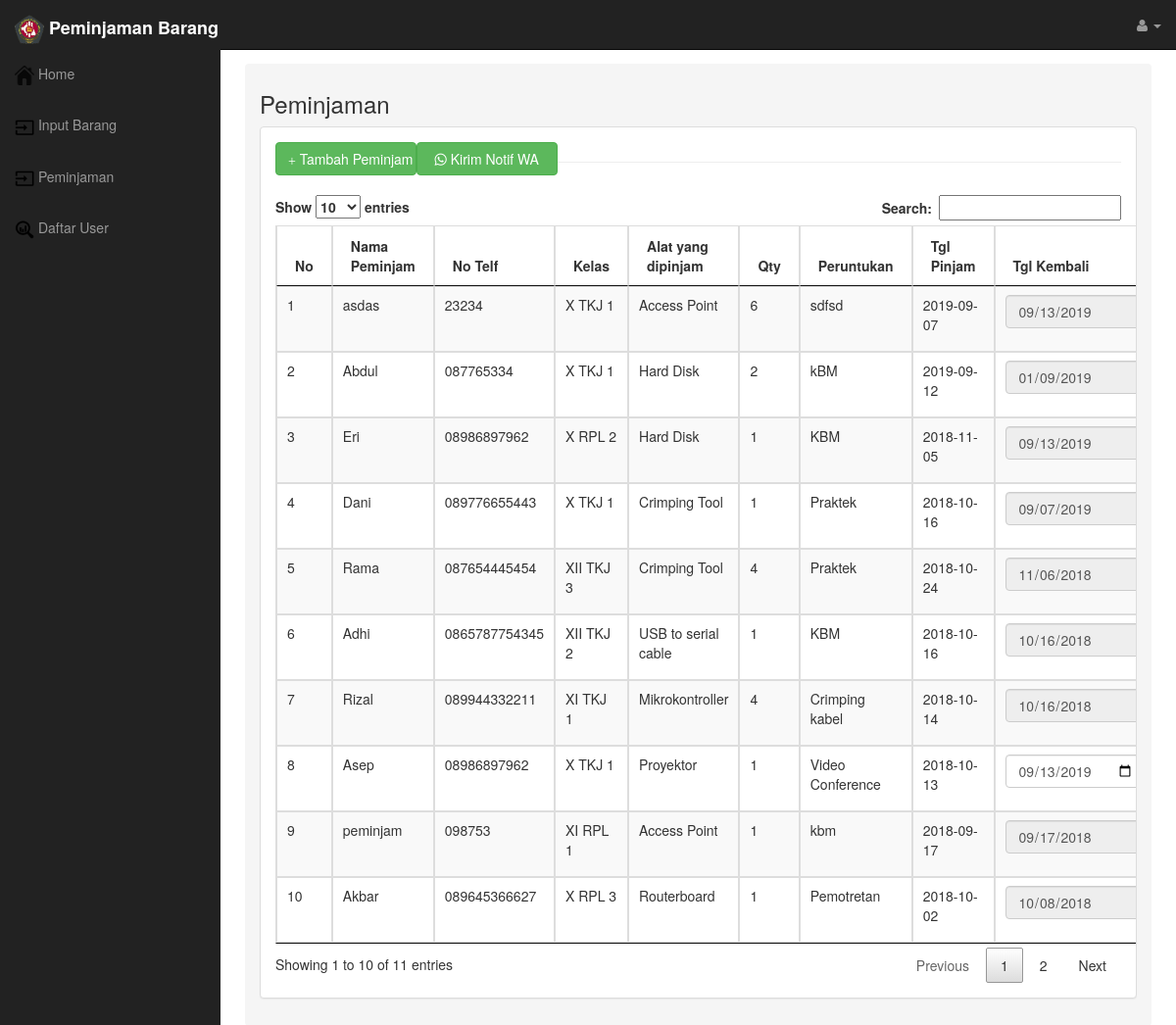
/aplication.php?page=peminjaman, run on the app's committed database.
### tables this page shows
CREATE TABLE `peminjaman` (
  `id_peminjam` int(4) NOT NULL,
  `namapeminjam` varchar(30) NOT NULL,
  `kelas` varchar(11) NOT NULL,
  `no_tlp` varchar(13) NOT NULL,
  `id_barang` int(11) NOT NULL,
  `qty` int(11) NOT NULL,
  `peruntukkan` varchar(30) NOT NULL,
  `tgl_pinjam` date NOT NULL,
  `tgl_kembali` date NOT NULL
);

CREATE TABLE `barang` (
  `id_barang` int(4) NOT NULL,
  `namabarang` varchar(60) NOT NULL,
  `spec` varchar(60) NOT NULL,
  `qty` varchar(11) NOT NULL,
  `no_lemari` varchar(10) NOT NULL
);

### Model/Inventory.php (called while the page is built, shortened)
<?php
	include "Database.php";
	class Inventory {
		public function getIsibarang($id_barang) {
			$db = new Database();
			$dbConnect = $db->connect();
			$sql = "SELECT * FROM barang where id_barang = '{$id_barang}'";
			$data = $dbConnect->query($sql);
			return $data->fetch_array();
		}
		public function getPeminjaman() {
			$db = new Database();
			$dbConnect = $db->connect();
			$sql = "SELECT * FROM peminjaman order by id_peminjam DESC";
			$data = $dbConnect->query($sql);
			return $data;
		}
	}
?>

### Model/Database.php (called while the page is built)
<?php
	class Database {
		private $conn;
		public function connect() {
			$this->conn = new mysqli("localhost", "root", "", "db_inventory");
			return $this->conn;
		}
		public function close() {
			return $this->conn->close();
		}
	}
?>

### Pages/peminjaman.php (the view, shortened to what this page needs)
<?php
	include "Model/inventory.php";
	$inventory = new Inventory();
?>
<h3>Peminjaman</h3>
						<div class="panel panel-default">
                            <div class="panel-body" style=" overflow-y: scroll;">
                                <button style="margin-bottom:20px" data-toggle="modal" data-target="#tambah" class="btn btn-success col-md-2"><span class="glyphicon glyphicon-plus"></span> Tambah Peminjam</button>
                                <a href="Controllers/Api/WhatsappApi.php" style="margin-bottom:20px; "  class="btn btn-success col-md-2"><span class="fab fa-whatsapp"></span> Kirim Notif WA </a>
                                <div class="dataTable_wrapper ">
                                	<table id="example" class="table datatable-save-state  table-striped table-bordered table-hover" >
                                		<thead>
									<tr>
										<th>No</th>
										<th>Nama Peminjam</th>
										<th>No Telf</th>
										<th>Kelas</th>
										<th>Alat yang dipinjam</th>
										<th>Qty</th>
										<th>Peruntukan</th>
										<th>Tgl Pinjam</th>
										<th>Tgl Kembali</th>
									</tr>
								</thead>
									<tbody>
								</div>
							</div>
						</div>
<?php $result = $inventory->getPeminjaman();
$i=0;?>
<?php while ($data = $result->Fetch_assoc()):
$i++;
$isi=$inventory->getIsiBarang($data['id_barang']);?>
				<tr>
					<td><?php echo $i; ?></td>
					<td><?php echo $data['namapeminjam'] ?> </td>
					<td><?php echo $data['no_tlp'] ?> </td>
					<td><?php echo $data['kelas'] ?> </td>
					<td><?php echo $isi['namabarang'] ?> </td>
					<td><?php echo $data['qty'] ?> </td>
					<td><?php echo $data['peruntukkan'] ?> </td>
					<td><?php echo $data['tgl_pinjam'] ?> </td>
					<td>
                        <div class="form-group">
                        	<?php
                        		$tgl_kembali = $data['tgl_kembali'];
                        		if($tgl_kembali == '0000-00-00') {
                        	?>
                        	<form action="Controllers/Inventory/validasi.php" method="post">
							<input required name="tgl_kembali"type="date" class="form-control" placeholder="Tgl Kembali" value="<?php echo date("Y-m-d") ?>">
							<?php } else { ?>
							<input required name="tgl_kembali" readonly type="date" class="form-control" value="<?php echo $data['tgl_kembali'] ?>" >
							<?php } ?>
						</div>
                    </td>
				</tr>
				<?php endwhile ?>

### Asset/css/sb-admin.css (style rules this page uses)
body { margin-top: 50px; }

### data on the page
peminjaman: namapeminjam "asdas", no_tlp "23234", kelas "X TKJ 1", id_barang.namabarang "Access Point", qty "6", peruntukkan "sdfsd", tgl_pinjam "2019-09-07", tgl_kembali "09/13/2019"
peminjaman: namapeminjam "Abdul", no_tlp "087765334", kelas "X TKJ 1", id_barang.namabarang "Hard Disk", qty "2", peruntukkan "kBM", tgl_pinjam "2019-09-12", tgl_kembali "01/09/2019"
peminjaman: namapeminjam "Eri", no_tlp "08986897962", kelas "X RPL 2", id_barang.namabarang "Hard Disk", qty "1", peruntukkan "KBM", tgl_pinjam "2018-11-05", tgl_kembali "09/13/2019"
peminjaman: namapeminjam "Dani", no_tlp "089776655443", kelas "X TKJ 1", id_barang.namabarang "Crimping Tool", qty "1", peruntukkan "Praktek", tgl_pinjam "2018-10-16", tgl_kembali "09/07/2019"
peminjaman: namapeminjam "Rama", no_tlp "087654445454", kelas "XII TKJ 3", id_barang.namabarang "Crimping Tool", qty "4", peruntukkan "Praktek", tgl_pinjam "2018-10-24", tgl_kembali "11/06/2018"
peminjaman: namapeminjam "Adhi", no_tlp "0865787754345", kelas "XII TKJ 2", id_barang.namabarang "USB to serial cable", qty "1", peruntukkan "KBM", tgl_pinjam "2018-10-16", tgl_kembali "10/16/2018"
peminjaman: namapeminjam "Rizal", no_tlp "089944332211", kelas "XI TKJ 1", id_barang.namabarang "Mikrokontroller", qty "4", peruntukkan "Crimping kabel", tgl_pinjam "2018-10-14", tgl_kembali "10/16/2018"
peminjaman: namapeminjam "Asep", no_tlp "08986897962", kelas "X TKJ 1", id_barang.namabarang "Proyektor", qty "1", peruntukkan "Video Conference", tgl_pinjam "2018-10-13"
peminjaman: namapeminjam "peminjam", no_tlp "098753", kelas "XI RPL 1", id_barang.namabarang "Access Point", qty "1", peruntukkan "kbm", tgl_pinjam "2018-09-17", tgl_kembali "09/17/2018"
peminjaman: namapeminjam "Akbar", no_tlp "089645366627", kelas "X RPL 3", id_barang.namabarang "Routerboard", qty "1", peruntukkan "Pemotretan", tgl_pinjam "2018-10-02", tgl_kembali "10/08/2018"
